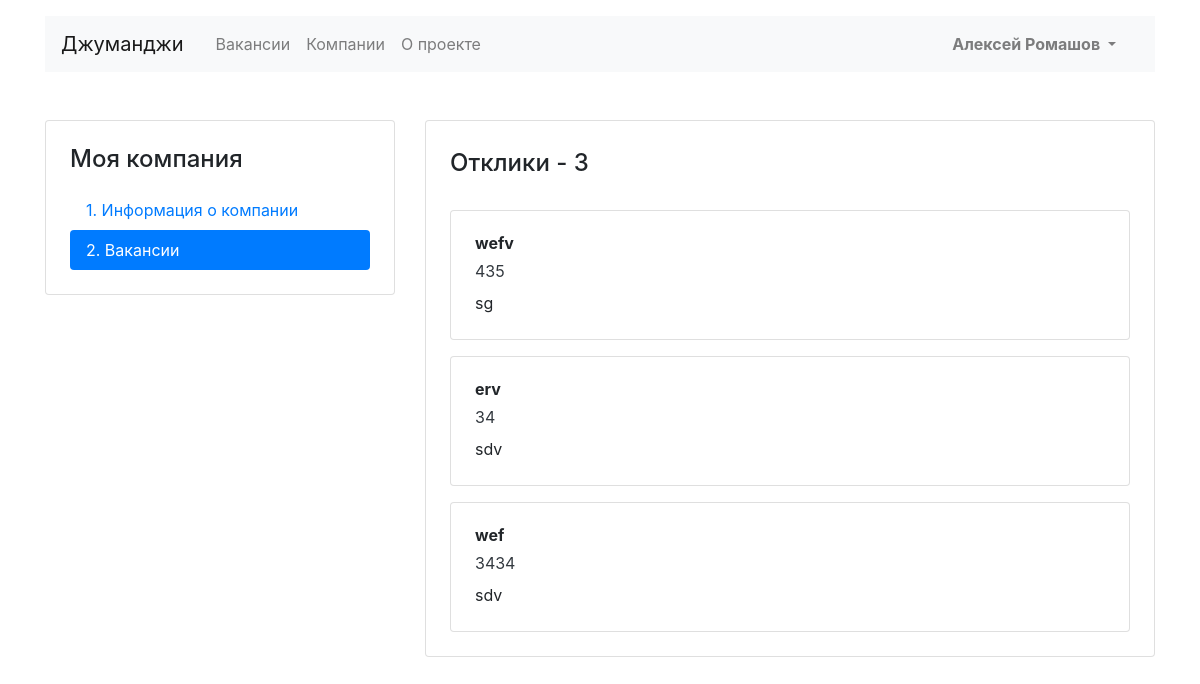
The page /mycompany/vacancies/applications/11 (signed in) on the database as committed earlier.
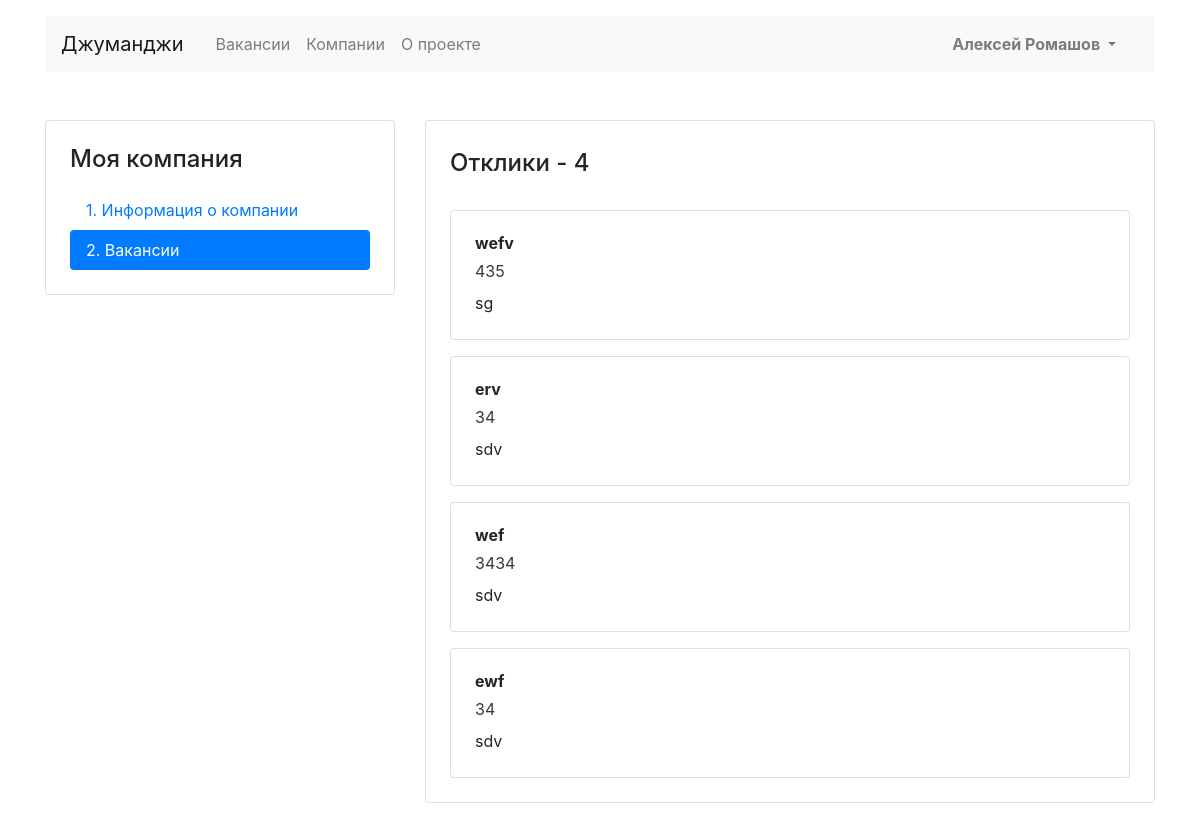
The same page on the database as committed later.
### jobsearch/models.py (models this page shows, shortened)
class Application(models.Model):
    written_username = models.CharField(max_length=100)
    written_phone = models.IntegerField()
    written_cover_letter = models.TextField()
    vacancy = models.ForeignKey(Vacancy, on_delete=models.CASCADE, related_name='applications')
    user = models.ForeignKey(User, on_delete=models.CASCADE, related_name='applications')

### jobsearch/views.py (the view)
# urls.py: path('mycompany/vacancies/applications/<int:id>', VacancyApplicationsView.as_view(), name='vacancy_applications',),
class VacancyApplicationsView(View):
    def get(self, request, id, *args, **kwargs):
        vacancy = Vacancy.objects.get(id=id)
        applications = vacancy.applications.all()
        return render(request, 'jobsearch/vacancy-applications.html', context={
            'applications': applications,
            'applications_count': applications.count(),
        })

### jobsearch/templates/jobsearch/vacancy-applications.html (shortened to what this page needs)
{% extends 'jobsearch/base.html' %}
{% block content %}
{% load static %}
  <main class="container mt-3 pb-5">
    <div class="row mt-5">
      <div class="col-12 col-lg-4">
        <aside class="pt-3 pb-4 px-4 mb-5 card">
          <h1 class="h4 pt-2 pb-2">Моя компания</h1>
          <div class="nav flex-column nav-pills">
            <a class="nav-link" href="{% url 'my_company' %}">1. Информация о компании</a>
            <a class="nav-link active" href="{% url 'my_vacancies' %}">2. Вакансии</a>
          </div>
        </aside>
      </div>
      <div class="col-12 col-lg-8">
        <div class="card">
          <div class="card-body px-4 pb-4 tab-content">
            <section>
              <h2 class="h4 pt-2 pb-3">Отклики - {{ applications_count }}</h2>
              {% for application in applications %}
              <div class="card mt-3">
                <div class="card-body px-4">
                  <p class="mb-1 font-weight-bold">{{ application.written_username }}</p>
                  <p class="mb-2"><a href="tel:+79002842324" class="text-dark">{{ application.written_phone }}</a></p>
                  <p class="mb-1">{{ application.written_cover_letter }}</p>
                </div>
              </div>
              {% endfor %}
            </section>
          </div>
        </div>
      </div>
    </div>
  </main>
{% endblock %}

Rows that differ between the two databases and show on the page:
added Application: written_username "ewf", written_phone "34", written_cover_letter "sdv"
Other text that changed with them:
{{ applications_count }}: "3" → "4"
